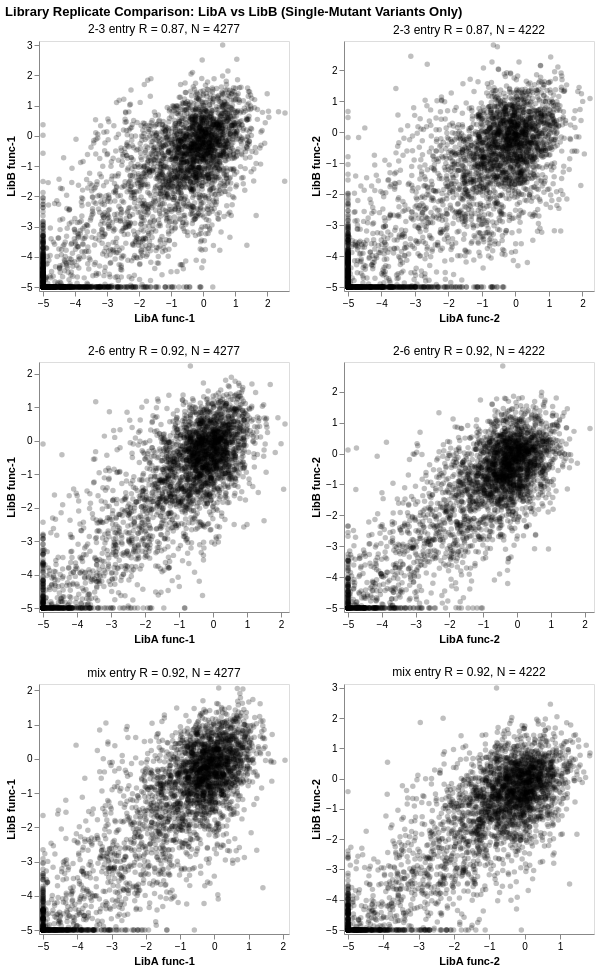

Notebook code for this chart:
### Markdown cell above
## Library comparison plots for single-mutant variants

Create scatter plots comparing LibA vs LibB for func-1 and func-2 separately, using only single-mutant variants.

### Code cell
print(f"\nLibrary comparison scatter plots (single-mutant only) for times_seen filter of {init_times_seen}\n")

# Create mutation identifier
func_effects_singlemut["mutation"] = (
    func_effects_singlemut["wildtype"] + 
    func_effects_singlemut["site"].astype(str) + 
    func_effects_singlemut["mutant"]
)

# Filter by times_seen
func_effects_singlemut_filtered = func_effects_singlemut.query("times_seen >= @init_times_seen")

# Create comparison plots for each entry condition and func type
plots_singlemut = []

for entry_condition in ["2-3 entry", "2-6 entry", "mix entry"]:
    entry_plots = []
    
    for func_type in ["func-1", "func-2"]:
        # Get data for LibA and LibB for this func type
        libA_label = f"LibA-{func_type}"
        libB_label = f"LibB-{func_type}"
        
        df = (
            func_effects_singlemut_filtered
            .query("entry_condition == @entry_condition")
            .query("label in [@libA_label, @libB_label]")
            .pivot_table(
                index="mutation",
                columns="label",
                values="functional_effect"
            )
            .reset_index()
        )
        
        # Check if we have both columns
        if libA_label not in df.columns or libB_label not in df.columns:
            print(f"Skipping {entry_condition} {func_type}: missing data")
            continue
        
        # Drop NaN values and calculate correlation
        df_clean = df[[libA_label, libB_label]].dropna()
        n = len(df_clean)
        r = df_clean.corr().values[1, 0] if n > 0 else 0
        
        print(f"{entry_condition} - {func_type}: n={n}, r={r:.3f}")
        
        if n == 0:
            continue
        
        # Create scatter plot
        chart = (
            alt.Chart(df)
            .add_params(mutation_selection)
            .encode(
                alt.X(
                    libA_label,
                    scale=alt.Scale(nice=False, padding=4),
                    title=f"LibA {func_type}"
                ),
                alt.Y(
                    libB_label,
                    scale=alt.Scale(nice=False, padding=4),
                    title=f"LibB {func_type}"
                ),
                size=alt.condition(mutation_selection, alt.value(80), alt.value(30)),
                color=alt.condition(
                    mutation_selection, alt.value("red"), alt.value("black")
                ),
                opacity=alt.condition(
                    mutation_selection, alt.value(1), alt.value(0.25)
                ),
                tooltip=[
                    "mutation",
                    alt.Tooltip(libA_label, format=".3f"),
                    alt.Tooltip(libB_label, format=".3f"),
                ],
            )
            .mark_circle()
            .properties(
                width=250,
                height=250,
                title=alt.TitleParams(
                    f"{entry_condition}\nR = {r:.2f}, N = {n}",
                    fontSize=12,
                    fontWeight="normal",
                ),
            )
        )
        
        entry_plots.append(chart)
    
    if entry_plots:
        plots_singlemut.append(alt.hconcat(*entry_plots))

# Display all plots
if plots_singlemut:
    final_chart_singlemut = (
        alt.vconcat(*plots_singlemut)
        .configure_axis(grid=False)
        .properties(title="Library Replicate Comparison: LibA vs LibB (Single-Mutant Variants Only)")
    )
    display(final_chart_singlemut)
else:
    print("No plots generated")

### Figure 1 — Vega-Lite specification as saved in the notebook (floating-point values rounded to 4 significant figures; data arrays with more than 128 entries replaced by an {"elided": "..."} marker saying what was removed)
{"config": {"view": {"continuousWidth": 300, "continuousHeight": 300}, "axis": {"grid": false}}, "vconcat": [{"hconcat": [{"data": {"name": "data-57833cee09d333c7825cae1660140931"}, "mark": {"type": "circle"}, "encoding": {"color": {"condition": {"param": "param_1", "value": "red", "empty": false}, "value": "black"}, "opacity": {"condition": {"param": "param_1", "value": 1, "empty": false}, "value": 0.25}, "size": {"condition": {"param": "param_1", "value": 80, "empty": false}, "value": 30}, "tooltip": [{"field": "mutation", "type": "nominal"}, {"field": "LibA-func-1", "format": ".3f", "type": "quantitative"}, {"field": "LibB-func-1", "format": ".3f", "type": "quantitative"}], "x": {"field": "LibA-func-1", "scale": {"nice": false, "padding": 4}, "title": "LibA func-1", "type": "quantitative"}, "y": {"field": "LibB-func-1", "scale": {"nice": false, "padding": 4}, "title": "LibB func-1", "type": "quantitative"}}, "height": 250, "name": "view_7", "title": {"text": "2-3 entry\nR = 0.87, N = 4277", "fontSize": 12, "fontWeight": "normal"}, "width": 250}, {"data": {"name": "data-b3c0817656e737cc9bd544318f6c46a1"}, "mark": {"type": "circle"}, "encoding": {"color": {"condition": {"param": "param_1", "value": "red", "empty": false}, "value": "black"}, "opacity": {"condition": {"param": "param_1", "value": 1, "empty": false}, "value": 0.25}, "size": {"condition": {"param": "param_1", "value": 80, "empty": false}, "value": 30}, "tooltip": [{"field": "mutation", "type": "nominal"}, {"field": "LibA-func-2", "format": ".3f", "type": "quantitative"}, {"field": "LibB-func-2", "format": ".3f", "type": "quantitative"}], "x": {"field": "LibA-func-2", "scale": {"nice": false, "padding": 4}, "title": "LibA func-2", "type": "quantitative"}, "y": {"field": "LibB-func-2", "scale": {"nice": false, "padding": 4}, "title": "LibB func-2", "type": "quantitative"}}, "height": 250, "name": "view_8", "title": {"text": "2-3 entry\nR = 0.87, N = 4222", "fontSize": 12, "fontWeight": "normal"}, "width": 250}]}, {"hconcat": [{"data": {"name": "data-3f18000b18b832f39d1483f346abc2e9"}, "mark": {"type": "circle"}, "encoding": {"color": {"condition": {"param": "param_1", "value": "red", "empty": false}, "value": "black"}, "opacity": {"condition": {"param": "param_1", "value": 1, "empty": false}, "value": 0.25}, "size": {"condition": {"param": "param_1", "value": 80, "empty": false}, "value": 30}, "tooltip": [{"field": "mutation", "type": "nominal"}, {"field": "LibA-func-1", "format": ".3f", "type": "quantitative"}, {"field": "LibB-func-1", "format": ".3f", "type": "quantitative"}], "x": {"field": "LibA-func-1", "scale": {"nice": false, "padding": 4}, "title": "LibA func-1", "type": "quantitative"}, "y": {"field": "LibB-func-1", "scale": {"nice": false, "padding": 4}, "title": "LibB func-1", "type": "quantitative"}}, "height": 250, "name": "view_9", "title": {"text": "2-6 entry\nR = 0.92, N = 4277", "fontSize": 12, "fontWeight": "normal"}, "width": 250}, {"data": {"name": "data-0b108bd5649a78ba2729789c45966404"}, "mark": {"type": "circle"}, "encoding": {"color": {"condition": {"param": "param_1", "value": "red", "empty": false}, "value": "black"}, "opacity": {"condition": {"param": "param_1", "value": 1, "empty": false}, "value": 0.25}, "size": {"condition": {"param": "param_1", "value": 80, "empty": false}, "value": 30}, "tooltip": [{"field": "mutation", "type": "nominal"}, {"field": "LibA-func-2", "format": ".3f", "type": "quantitative"}, {"field": "LibB-func-2", "format": ".3f", "type": "quantitative"}], "x": {"field": "LibA-func-2", "scale": {"nice": false, "padding": 4}, "title": "LibA func-2", "type": "quantitative"}, "y": {"field": "LibB-func-2", "scale": {"nice": false, "padding": 4}, "title": "LibB func-2", "type": "quantitative"}}, "height": 250, "name": "view_10", "title": {"text": "2-6 entry\nR = 0.92, N = 4222", "fontSize": 12, "fontWeight": "normal"}, "width": 250}]}, {"hconcat": [{"data": {"name": "data-60fdb798c0bd4716d6eb112170e9c0eb"}, "mark": {"type": "circle"}, "encoding": {"color": {"condition": {"param": "param_1", "value": "red", "empty": false}, "value": "black"}, "opacity": {"condition": {"param": "param_1", "value": 1, "empty": false}, "value": 0.25}, "size": {"condition": {"param": "param_1", "value": 80, "empty": false}, "value": 30}, "tooltip": [{"field": "mutation", "type": "nominal"}, {"field": "LibA-func-1", "format": ".3f", "type": "quantitative"}, {"field": "LibB-func-1", "format": ".3f", "type": "quantitative"}], "x": {"field": "LibA-func-1", "scale": {"nice": false, "padding": 4}, "title": "LibA func-1", "type": "quantitative"}, "y": {"field": "LibB-func-1", "scale": {"nice": false, "padding": 4}, "title": "LibB func-1", "type": "quantitative"}}, "height": 250, "name": "view_11", "title": {"text": "mix entry\nR = 0.92, N = 4277", "fontSize": 12, "fontWeight": "normal"}, "width": 250}, {"data": {"name": "data-1cbbbd9349e519dcd3f874e10b5b0ef4"}, "mark": {"type": "circle"}, "encoding": {"color": {"condition": {"param": "param_1", "value": "red", "empty": false}, "value": "black"}, "opacity": {"condition": {"param": "param_1", "value": 1, "empty": false}, "value": 0.25}, "size": {"condition": {"param": "param_1", "value": 80, "empty": false}, "value": 30}, "tooltip": [{"field": "mutation", "type": "nominal"}, {"field": "LibA-func-2", "format": ".3f", "type": "quantitative"}, {"field": "LibB-func-2", "format": ".3f", "type": "quantitative"}], "x": {"field": "LibA-func-2", "scale": {"nice": false, "padding": 4}, "title": "LibA func-2", "type": "quantitative"}, "y": {"field": "LibB-func-2", "scale": {"nice": false, "padding": 4}, "title": "LibB func-2", "type": "quantitative"}}, "height": 250, "name": "view_12", "title": {"text": "mix entry\nR = 0.92, N = 4222", "fontSize": 12, "fontWeight": "normal"}, "width": 250}]}], "params": [{"name": "param_1", "select": {"type": "point", "fields": ["mutation"], "on": "mouseover"}, "views": ["view_7", "view_8", "view_9", "view_10", "view_11", "view_12"]}], "title": "Library Replicate Comparison: LibA vs LibB (Single-Mutant Variants Only)", "$schema": "https://vega.github.io/schema/vega-lite/v5.20.1.json", "datasets": {"data-57833cee09d333c7825cae1660140931": {"elided": "8177 records"}, "data-b3c0817656e737cc9bd544318f6c46a1": {"elided": "8168 records"}, "data-3f18000b18b832f39d1483f346abc2e9": {"elided": "8177 records"}, "data-0b108bd5649a78ba2729789c45966404": {"elided": "8168 records"}, "data-60fdb798c0bd4716d6eb112170e9c0eb": {"elided": "8177 records"}, "data-1cbbbd9349e519dcd3f874e10b5b0ef4": {"elided": "8168 records"}}}
